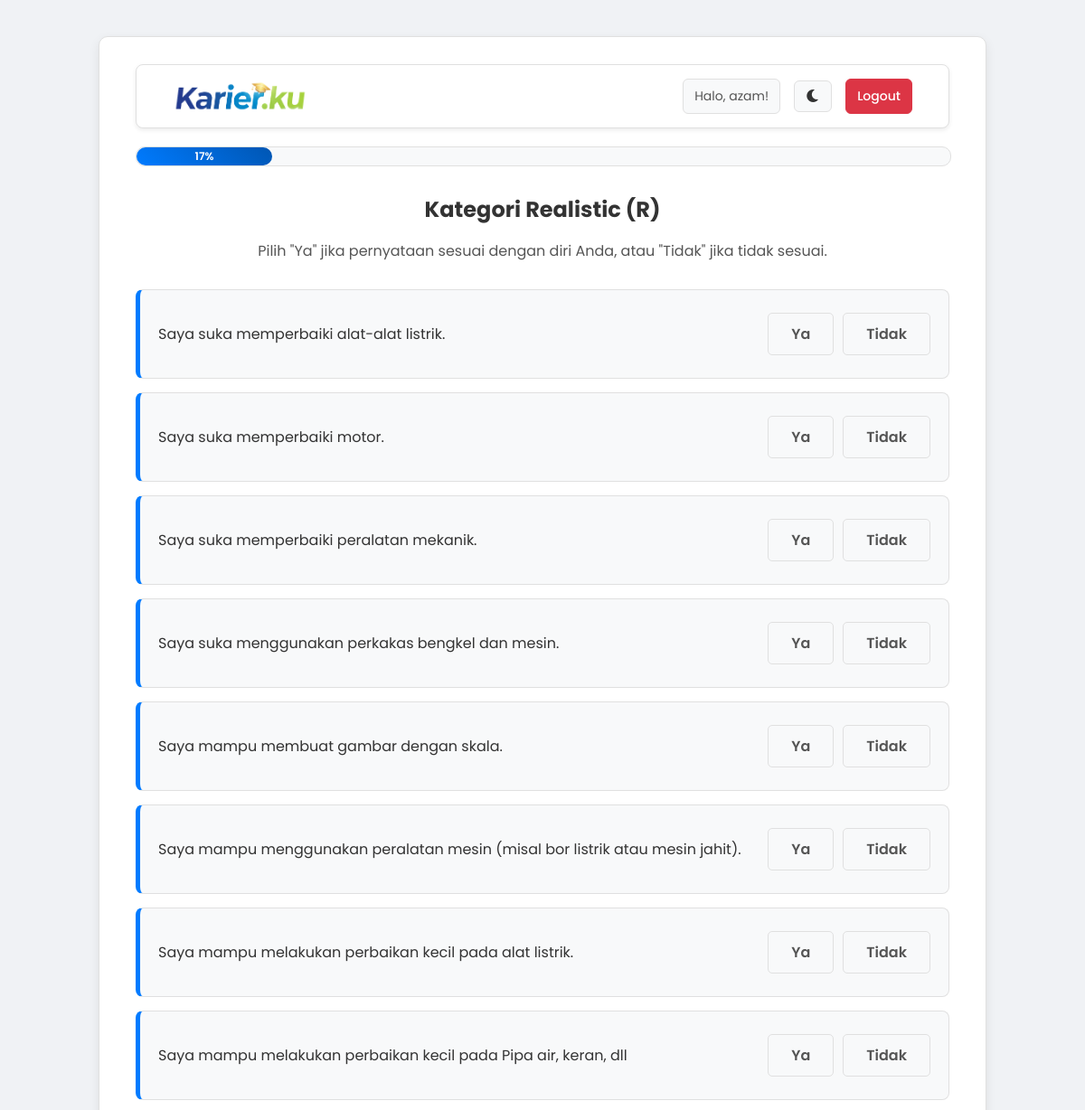
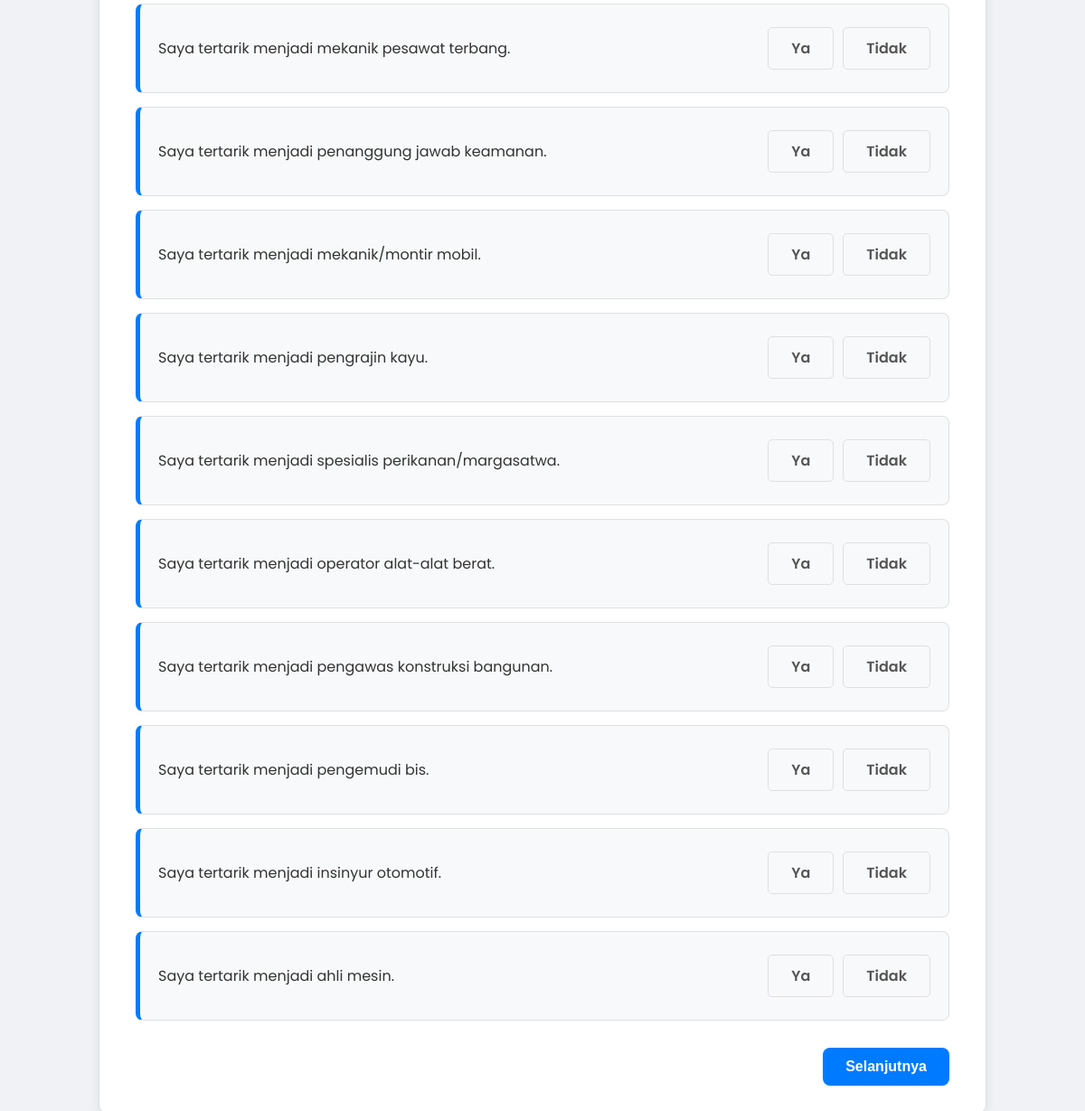
The page /kuis.php (signed in) on the database its author committed (2 pictures, top to bottom).
### tables this page shows
CREATE TABLE `tabel_pertanyaan` (
  `id` int(11) NOT NULL,
  `teks_pertanyaan` text NOT NULL,
  `kategori` varchar(1) NOT NULL COMMENT 'R, I, A, S, E, atau C'
);

### kuis.php (the view, shortened to what this page needs)
<?php
include 'config.php';
$kategori_map = [
    'R' => 'Realistic', 'I' => 'Investigative', 'A' => 'Artistic',
    'S' => 'Social', 'E' => 'Enterprising', 'C' => 'Conventional'
];
$kategori_keys = array_keys($kategori_map);
$current_kategori_index = isset($_GET['page']) ? (int)$_GET['page'] : 0;
$current_kategori_kode = $kategori_keys[$current_kategori_index];
$sql = "SELECT id, teks_pertanyaan FROM tabel_pertanyaan WHERE kategori = ? ORDER BY id ASC";
$stmt = mysqli_prepare($conn, $sql);
mysqli_stmt_bind_param($stmt, "s", $current_kategori_kode);
mysqli_stmt_execute($stmt);
$result = mysqli_stmt_get_result($stmt);
$questions = mysqli_fetch_all($result, MYSQLI_ASSOC);
$progress = ($current_kategori_index + 1) / count($kategori_keys) * 100;
?>
<!DOCTYPE html>
<html lang="id">
<head>
    <link rel="stylesheet" href="css/style.css">
    <link rel="stylesheet" href="https://cdnjs.cloudflare.com/ajax/libs/font-awesome/6.0.0-beta3/css/all.min.css">
</head>
<body>
    <div class="wrapper">
        <nav class="navbar">
            <a href="dashboard.php" class="navbar-brand">
                <img src="img/logo-karierku.png" alt="Logo Karier.ku" class="logo-brand">
            </a>
            <div class="navbar-links">
                <span class="user-greeting">Halo, <?php echo htmlspecialchars($_SESSION['nama_lengkap']); ?>!</span>
                <button id="theme-toggle" class="btn-nav"><i class="fas fa-moon"></i></button>
                <a href="logout.php" class="btn-nav btn-logout-nav">Logout</a>
            </div>
        </nav>
        <div class="quiz-container">
            <div class="progress-container">
                <div class="progress-bar" style="width: <?php echo $progress; ?>%;"><?php echo round($progress); ?>%</div>
            </div>
            <div class="category-header">
                <h2>Kategori <?php echo $kategori_map[$current_kategori_kode]; ?> (<?php echo $current_kategori_kode; ?>)</h2>
                <p>Pilih "Ya" jika pernyataan sesuai dengan diri Anda, atau "Tidak" jika tidak sesuai.</p>
            </div>
            <form action="proses_kuis.php" method="POST">
                <?php foreach ($questions as $question): ?>
                    <div class="quiz-question-card">
                        <p class="question-text"><?php echo htmlspecialchars($question['teks_pertanyaan']); ?></p>
                        <div class="quiz-options">
                            <label for="q<?php echo $question['id']; ?>_yes" class="btn-yes">Ya</label>
                            <label for="q<?php echo $question['id']; ?>_no" class="btn-no">Tidak</label>
                        </div>
                    </div>
                <?php endforeach; ?>
                <div class="quiz-navigation">
                    <?php if ($current_kategori_index < count($kategori_keys) - 1): ?>
                        <button type="submit" name="action" value="next" class="btn-next">Selanjutnya</button>
                    <?php else: ?>
                        <button type="submit" name="action" value="finish" class="btn-finish">Selesai & Lihat Hasil</button>
                    <?php endif; ?>
                </div>
            </form>
        </div>
    </div>
</body>
</html>

### css/style.css (style rules this page uses)
:root { --bg-color: #f0f2f5; --wrapper-bg: #ffffff; --card-bg: #f8f9fa; --text-color: #333; --text-muted: #555; --border-color: #e0e0e0; --primary-color: #007BFF; --primary-hover: #0056b3; --danger-color: #dc3545; --danger-hover: #c82333; --shadow-color: rgba(0, 0, 0, 0.08); --transition: all 0.3s ease; }
body { font-family: 'Poppins', sans-serif; background-color: var(--bg-color); color: var(--text-color); margin: 0; padding: 20px; transition: var(--transition); }
.wrapper { max-width: 900px; margin: 20px auto; background-color: var(--wrapper-bg); padding: 30px 40px; border-radius: 10px; box-shadow: 0 4px 12px var(--shadow-color); border: 1px solid var(--border-color); transition: var(--transition); }
.navbar { background-color: var(--wrapper-bg); padding: 15px 40px; border-radius: 8px; box-shadow: 0 2px 5px var(--shadow-color); border: 1px solid var(--border-color); display: flex; justify-content: space-between; align-items: center; margin-bottom: 20px; transition: var(--transition); }
.navbar-brand { font-weight: 600; font-size: 20px; color: var(--text-color); text-decoration: none; display: flex; align-items: center; transition: var(--transition); }
.navbar-brand img { width: 30px; margin-right: 10px; }
.navbar-links { display: flex; align-items: center; gap: 15px; }
.navbar-links .user-greeting { padding: 8px 12px; background-color: var(--card-bg); border-radius: 6px; color: var(--text-muted); font-size: 14px; border: 1px solid var(--border-color); }
.navbar-links a, .navbar-links button { color: var(--text-color); text-decoration: none; font-weight: 500; }
.navbar-links .btn-nav { background-color: var(--card-bg); border: 1px solid var(--border-color); padding: 8px 12px; border-radius: 6px; transition: var(--transition); cursor: pointer; font-size: 14px; }
#theme-toggle i { font-size: 16px; }
.navbar-links a.btn-logout-nav { background-color: var(--danger-color); border-color: var(--danger-color); color: white; }
.navbar-brand img.logo-brand { width: 150px; height: auto; }
.navbar-links { flex-shrink: 0; }
.quiz-container { margin-top: 20px; }
.progress-container { width: 100%; background-color: var(--card-bg); border-radius: 10px; margin-bottom: 30px; border: 1px solid var(--border-color); }
.progress-bar { width: 0%; background: linear-gradient(45deg, var(--primary-color), var(--primary-hover)); height: 20px; border-radius: 10px; text-align: center; line-height: 20px; color: white; font-size: 12px; font-weight: 600; transition: width 0.5s ease; }
.category-header { text-align: center; margin-bottom: 30px; }
.category-header h2 { font-size: 24px; margin: 0; }
.category-header p { color: var(--text-muted); }
.quiz-question-card { background-color: var(--card-bg); border: 1px solid var(--border-color); border-left: 5px solid var(--primary-color); border-radius: 8px; padding: 20px; margin-bottom: 15px; display: flex; justify-content: space-between; align-items: center; }
.quiz-question-card .question-text { flex-grow: 1; margin-right: 15px; }
.quiz-options { display: flex; gap: 10px; flex-shrink: 0; }
.quiz-options label { padding: 10px 25px; border: 1px solid var(--border-color); border-radius: 5px; cursor: pointer; font-weight: 600; transition: var(--transition); }
.quiz-options label.btn-no { background-color: var(--card-bg); color: var(--text-muted); }
.quiz-options label.btn-yes { background-color: var(--card-bg); color: var(--text-muted); }
.quiz-navigation { display: flex; justify-content: space-between; align-items: center; margin-top: 30px; }
.quiz-navigation a, .quiz-navigation button { padding: 12px 25px; text-decoration: none; font-weight: 600; border-radius: 8px; border: none; cursor: pointer; font-size: 16px; }
.btn-next { background-color: var(--primary-color); color: white; }

### rows shown on the page
tabel_pertanyaan: teks_pertanyaan "Saya suka memperbaiki alat-alat listrik."
tabel_pertanyaan: teks_pertanyaan "Saya suka memperbaiki motor."
tabel_pertanyaan: teks_pertanyaan "Saya suka memperbaiki peralatan mekanik."
tabel_pertanyaan: teks_pertanyaan "Saya suka menggunakan perkakas bengkel dan mesin."
tabel_pertanyaan: teks_pertanyaan "Saya mampu membuat gambar dengan skala."
tabel_pertanyaan: teks_pertanyaan "Saya mampu menggunakan peralatan mesin (misal bor listrik atau mesin jahit)."
tabel_pertanyaan: teks_pertanyaan "Saya mampu melakukan perbaikan kecil pada alat listrik."
tabel_pertanyaan: teks_pertanyaan "Saya mampu melakukan perbaikan kecil pada Pipa air, keran, dll"
tabel_pertanyaan: teks_pertanyaan "Saya tertarik menjadi mekanik pesawat terbang."
tabel_pertanyaan: teks_pertanyaan "Saya tertarik menjadi penanggung jawab keamanan."
tabel_pertanyaan: teks_pertanyaan "Saya tertarik menjadi mekanik/montir mobil."
tabel_pertanyaan: teks_pertanyaan "Saya tertarik menjadi pengrajin kayu."
tabel_pertanyaan: teks_pertanyaan "Saya tertarik menjadi spesialis perikanan/margasatwa."
tabel_pertanyaan: teks_pertanyaan "Saya tertarik menjadi operator alat-alat berat."
tabel_pertanyaan: teks_pertanyaan "Saya tertarik menjadi pengawas konstruksi bangunan."
tabel_pertanyaan: teks_pertanyaan "Saya tertarik menjadi pengemudi bis."
tabel_pertanyaan: teks_pertanyaan "Saya tertarik menjadi insinyur otomotif."
tabel_pertanyaan: teks_pertanyaan "Saya tertarik menjadi ahli mesin."

### other values the page prints
$_SESSION['nama_lengkap'] "azam"
$progress "17"
$kategori_map[$current_kategori_kode] "Realistic"
$current_kategori_kode "R"
